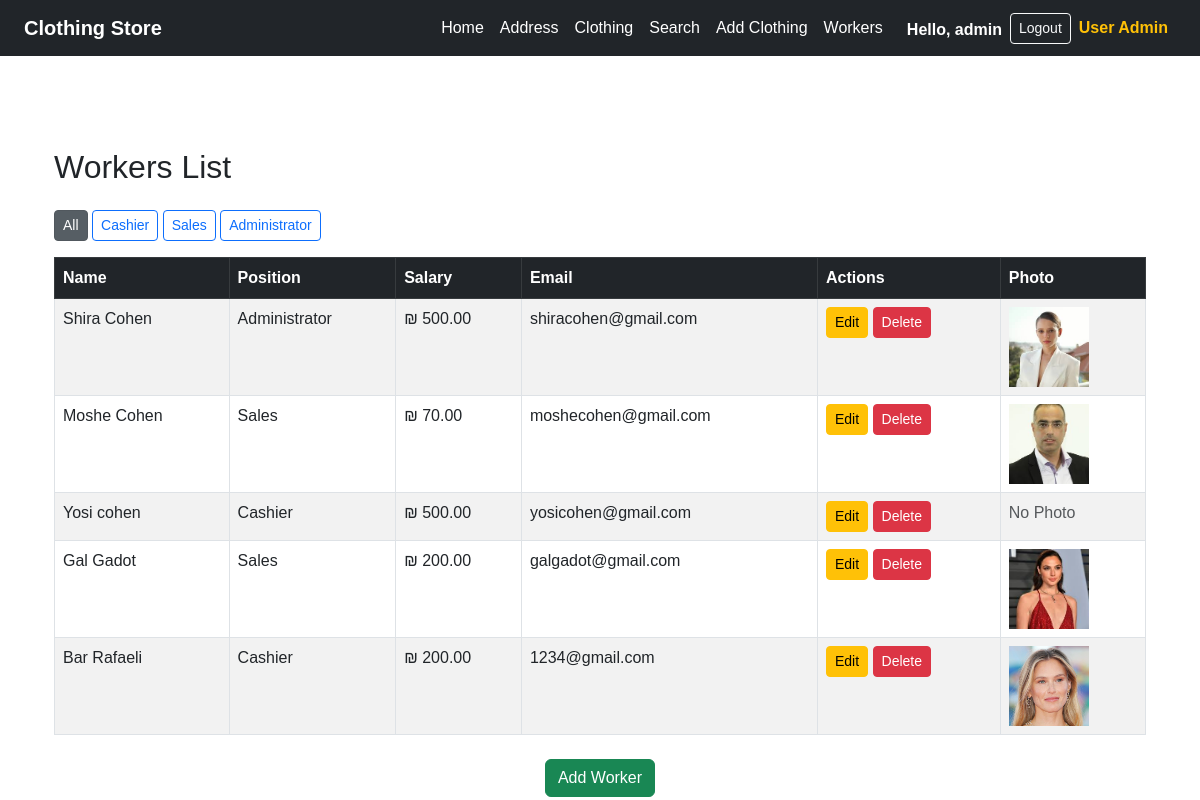
The page /workers/ (signed in) on the database its author committed.
### workers/models.py (models this page shows, shortened)
class PositionModel(models.Model):
    name = models.CharField(max_length=100)

class WorkerModel(models.Model):
    user=models.OneToOneField(User, on_delete=models.CASCADE, null=True, blank=True)
    name = models.CharField(max_length=100)
    salary = models.DecimalField(max_digits=8, decimal_places=2, validators=[MinValueValidator(0), MaxValueValidator(1000)])
    email = models.EmailField()
    position = models.ForeignKey(PositionModel, on_delete=models.CASCADE,related_name='workers')
    photo = models.ImageField(upload_to='workers_photos/', null=True, blank=True)

### workers/views.py (the view)
# urls.py: path('', views.WorkerListView.as_view(), name='worker_list'),
class WorkerListView(LoginRequiredMixin,ListView):
    model = WorkerModel
    template_name = 'workers/workers_list.html'
    context_object_name = 'workers'
    login_url='login'
    def get_queryset(self):
        position_id = self.request.GET.get('position')
        if position_id:
            return WorkerModel.objects.filter(position_id=position_id)
        return WorkerModel.objects.all()
    def get_context_data(self, **kwargs):
        context = super().get_context_data(**kwargs)
        context['positions'] = PositionModel.objects.all()
        context['selected_position'] = int(self.request.GET.get('position')) if self.request.GET.get('position') else None
        return context

### workers/templates/workers/workers_list.html (shortened to what this page needs)
{% extends 'layout.html'%}
{% block content %}
<div class="container mt-5">
    <h2 class="mb-4">Workers List</h2>
     <div class="mb-3">
        <a href="{% url 'worker_list' %}" class="btn btn-secondary btn-sm {% if not selected_position %}active{% endif %}">All</a>
        {% for pos in positions %}
            <a href="?position={{ pos.id }}" class="btn btn-outline-primary btn-sm {% if selected_position == pos.id %}active{% endif %}">
                {{ pos.name }}
            </a>
        {% endfor %}
    </div>
    <table class="table table-bordered table-striped">
        <thead class="table-dark">
            <tr>
                <th>Name</th>
                <th>Position</th>
                <th>Salary</th>
                <th>Email</th>
                <th>Actions</th>
                <th>Photo</th>
            </tr>
        </thead>
        <tbody>
            {% for worker in workers %}
            <tr>
                <td>{{ worker.name }}</td>
                <td>{{ worker.position.name }}</td>
                <td>₪ {{ worker.salary }}</td>
                <td>{{ worker.email }}</td>
                <td>
                    <a href="{% url 'verify_admin' %}?next={% url 'update_worker' worker.pk %}" class="btn btn-sm btn-warning">Edit</a>
                    <a href="{% url 'verify_admin' %}?next={% url 'delete_worker' worker.pk %}" class="btn btn-sm btn-danger">Delete</a>
                </td>
    <td style="position: relative;">
        {% if worker.photo %}
             <div style="width: 80px; height: 80px; overflow: visible;">
             <img src="{{ worker.photo.url }}" alt="{{ worker.name }}" class="zoomable-img" style="width: 100%; height: 100%; object-fit: cover;">
            </div>
        {% else %}
             <span class="text-muted">No Photo</span>
        {% endif %}
</td>
            </tr>
            {% empty %}
            <tr>
                <td colspan="6" class="text-center">No workers found.</td>
            </tr>
            {% endfor %}
        </tbody>
    </table>
    <div class="pagination justify-content-center mt-4">
    <a href="{% url 'verify_admin' %}" class="btn btn-success">Add Worker</a>
    </div>
</div>
{% endblock %}

### clothing_website/templates/layout.html (shortened to what this page needs)
{% load static %}
<!DOCTYPE html>
<html lang="en">
<head>
  <link href="https://cdn.jsdelivr.net/npm/bootstrap@5.3.0/dist/css/bootstrap.min.css" rel="stylesheet">
  <link rel="stylesheet" href="{% static 'css/style.css' %}">
</head>
<body class="{% block body_class %}{% endblock %} m-0 p-0">
  <nav class="navbar navbar-expand-lg navbar-dark bg-dark px-4"
       style="position: fixed; top: 0; width: 100%; z-index: 1000;">
    <a class="navbar-brand fw-bold text-white" href="{% url 'home' %}">Clothing Store</a>
    <div class="collapse navbar-collapse">
      <ul class="navbar-nav ms-auto">
        <li class="nav-item">
          <a class="nav-link text-white {% if request.path == '/' %}active{% endif %}" href="{% url 'home' %}">Home</a>
        </li>
        <li class="nav-item">
          <a class="nav-link text-white {% if request.path == '/address/' %}active{% endif %}" href="{% url 'address' %}">Address</a>
        </li>
        <li class="nav-item">
          <a class="nav-link text-white {% if request.path == '/clothing/' %}active{% endif %}" href="{% url 'product_list' %}">Clothing</a>
        </li>
        <li class="nav-item">
          <a class="nav-link text-white {% if request.path == '/clothing/search/' %}active{% endif %}" href="{% url 'clothing_search' %}">Search</a>
        </li>
        <li class="nav-item">
          <a class="nav-link text-white {% if request.path == '/clothing/add/' %}active{% endif %}" href="{% url 'add_clothing' %}">Add Clothing</a>
        </li>
        <li class="nav-item">
          <a class="nav-link text-white {% if request.path == '/workers/' %}active{% endif %}" href="{% url 'worker_list' %}">Workers</a>
        </li>
        {% if request.user.is_authenticated %}
          <li class="nav-item d-flex align-items-center ms-3">
            <span class="text-white fw-bold me-2" style="padding-top: 3px;">
              Hello, <strong>{{ request.user.username }}</strong>
            </span>
            <a class="btn btn-outline-light btn-sm" href="{% url 'logout' %}">Logout</a>
          </li>
        {% endif %}
        {% if request.user.is_superuser %}
  <li class="nav-item">
    <a class="nav-link text-warning fw-bold" href="{% url 'admin_user_list' %}">User Admin</a>
  </li>
{% endif %}
      </ul>
    </div>
  </nav>
  <main class="container" style="padding-top: 100px;">
       {% block content %}{% endblock %}
  </main>
</body>
</html

### clothing_website/static/css/style.css (style rules this page uses)
* { margin: 0; padding: 0; box-sizing: border-box; }
body { font-family: Arial, sans-serif; }
.zoomable-img { width: 100%; height: 100%; object-fit: cover; transition: transform 0.3s ease; cursor: pointer; position: relative; z-index: 10; }

### rows shown on the page
PositionModel: name "Cashier"
PositionModel: name "Sales"
PositionModel: name "Administrator"
WorkerModel: name "Shira Cohen", position.name "Administrator", salary "500.00", email "shiracohen@gmail.com", photo (picture)
WorkerModel: name "Moshe Cohen", position.name "Sales", salary "70.00", email "moshecohen@gmail.com", photo (picture)
WorkerModel: name "Yosi cohen", position.name "Cashier", salary "500.00", email "yosicohen@gmail.com", shows "No Photo"
WorkerModel: name "Gal Gadot", position.name "Sales", salary "200.00", email "galgadot@gmail.com", photo (picture)
WorkerModel: name "Bar Rafaeli", position.name "Cashier", salary "200.00", email "1234@gmail.com", photo (picture)

### other values the page prints
{{ request.user.username }} "admin"
